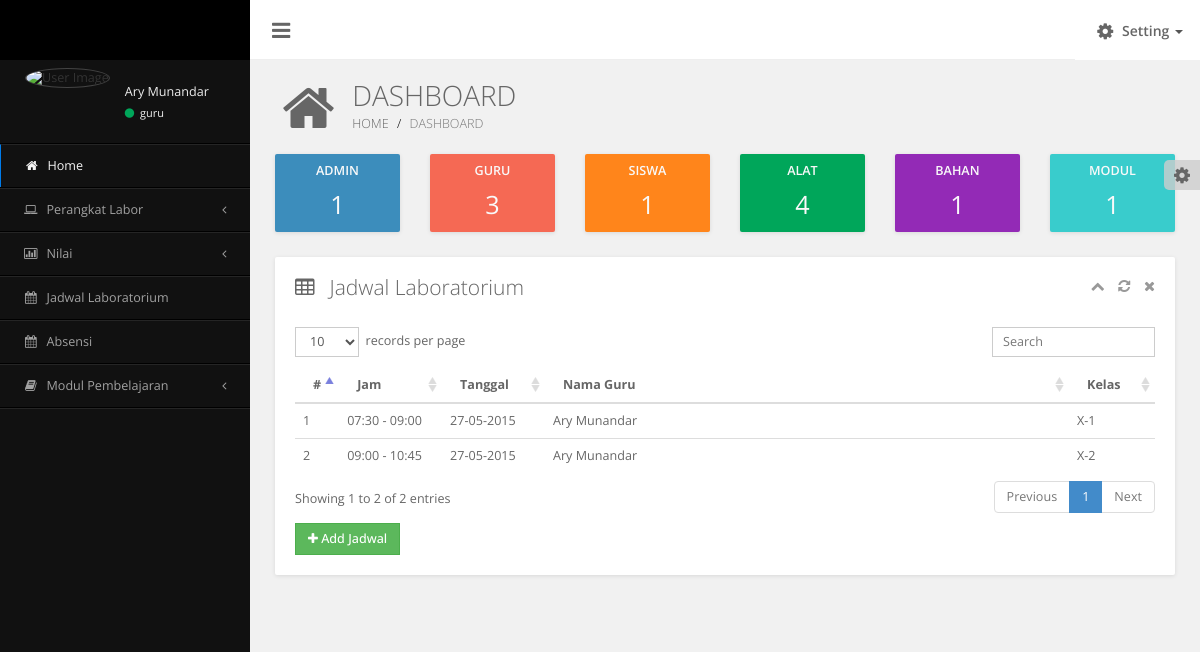
Page /dashboard/index.php?jadwal=laboratorium (signed in) on the committed database.
### tables this page shows
CREATE TABLE IF NOT EXISTS `jadwal` (
  `jadwal_id` int(11) NOT NULL AUTO_INCREMENT,
  `jam_id` int(11) DEFAULT NULL,
  `jadwal_tanggal` varchar(25) DEFAULT NULL,
  `id` int(11) DEFAULT NULL,
  `kelas_id` int(11) DEFAULT NULL,
  PRIMARY KEY (`jadwal_id`),
  KEY `jam_id` (`jam_id`)
);

CREATE TABLE IF NOT EXISTS `jam` (
  `jam_id` int(11) NOT NULL AUTO_INCREMENT,
  `jam_nama` varchar(15) DEFAULT NULL,
  PRIMARY KEY (`jam_id`)
);

CREATE TABLE IF NOT EXISTS `users` (
  `id` int(11) NOT NULL AUTO_INCREMENT,
  `nomor_induk` varchar(30) DEFAULT NULL,
  `name` varchar(50) DEFAULT NULL,
  `username` varchar(30) DEFAULT NULL,
  `password` varchar(32) DEFAULT NULL,
  `telp` varchar(16) DEFAULT NULL,
  `alamat` text,
  `status` varchar(25) DEFAULT NULL,
  `gender` varchar(25) DEFAULT NULL,
  `foto` varchar(250) DEFAULT NULL,
  `kelas_id` int(11) DEFAULT NULL,
  `access` varchar(30) DEFAULT NULL,
  PRIMARY KEY (`id`),
  KEY `kelas_id` (`kelas_id`),
  KEY `kelas_id_2` (`kelas_id`)
);

CREATE TABLE IF NOT EXISTS `kelas` (
  `kelas_id` int(11) NOT NULL AUTO_INCREMENT,
  `kelas_nama` varchar(50) DEFAULT NULL,
  PRIMARY KEY (`kelas_id`)
);

### dashboard/table/jadwal.php (the view)
<?php
	if (isset($_POST['cari-jadwal'])) {
		include('table/tampil_jadwal.php');
	}else{
?>
<div class="row">
    <div class="col-md-12">
        <div class="grid no-border">
            <div class="grid-header">
                <i class="fa fa-table"></i>
                <span class="grid-title">Jadwal Laboratorium</span>
                <div class="pull-right grid-tools">
                    <a data-widget="collapse" title="Collapse"><i class="fa fa-chevron-up"></i></a>
                    <a data-widget="reload" title="Reload"><i class="fa fa-refresh"></i></a>
                    <a data-widget="remove" title="Remove"><i class="fa fa-times"></i></a>
                </div>
            </div>
            <div class="grid-body">
                <table id="dataTables1" class="table table-hover display" cellspacing="0" width="100%">
                    <thead>
                        <tr>
                            <th width="3%">#</th>
                            <th width="12%">Jam</th>
                            <th width="12%">Tanggal</th>
                            <th>Nama Guru</th>
                            <th width="10%">Kelas</th>
                        </tr>
                    </thead>
                    <tbody>
                        <?php
                                $no             =   1;
                                $jadwal         =   mysql_query("SELECT jadwal.jadwal_id, jam.jam_nama, jadwal.jadwal_tanggal, users.name, kelas.kelas_nama
                                                                FROM jadwal
                                                                INNER JOIN jam ON jadwal.jam_id=jam.jam_id
                                                                INNER JOIN users ON jadwal.id=users.id
                                                                INNER JOIN kelas ON jadwal.kelas_id=kelas.kelas_id
                                                                ORDER BY jadwal.jadwal_tanggal DESC");
                                while ($data=mysql_fetch_array($jadwal)) {
                        ?>
                        <tr>
                            <td><?php echo $no; ?></td>
                            <td><?php echo $data['jam_nama']; ?></td>
                            <td><?php echo $data['jadwal_tanggal']; ?></td>
                            <td><?php echo $data['name']; ?></td>
                            <td><?php echo $data['kelas_nama']; ?></td>
                        </tr>
                        <?php
                        		$no++;
                                }
                        ?>
                    </tbody>
                </table>
                <a href="?jadwal=create" class="btn btn-success"><span class="fa fa-plus"></span> Add Jadwal</a>
            </div>
        </div>
    </div>
</div>
<?php
	}
?>

### rows in the picture
jadwal: jam.jam_nama "07:30 - 09:00", jadwal_tanggal "27-05-2015", users.name "Ary Munandar", kelas.kelas_nama "X-1"
jadwal: jam.jam_nama "09:00 - 10:45", jadwal_tanggal "27-05-2015", users.name "Ary Munandar", kelas.kelas_nama "X-2"

### other values in the picture
$_SESSION['name'] "Ary Munandar"
$_SESSION['username'] "guru"
$data['total'] "1"
$data['total'] "3"
$data['total'] "4"
